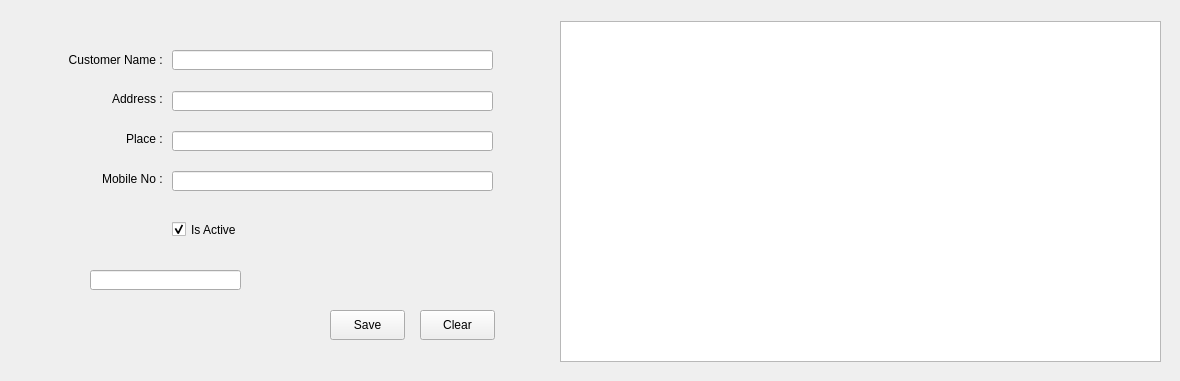
<?xml version="1.0" encoding="UTF-8"?>
<ui version="4.0">
 <class>Customer</class>
 <widget class="QDialog" name="Customer">
  <property name="geometry">
   <rect>
    <x>0</x>
    <y>0</y>
    <width>1180</width>
    <height>381</height>
   </rect>
  </property>
  <property name="windowTitle">
   <string>Customer</string>
  </property>
  <widget class="QPushButton" name="pBSave">
   <property name="geometry">
    <rect>
     <x>330</x>
     <y>310</y>
     <width>75</width>
     <height>30</height>
    </rect>
   </property>
   <property name="sizePolicy">
    <sizepolicy hsizetype="Minimum" vsizetype="Fixed">
     <horstretch>0</horstretch>
     <verstretch>0</verstretch>
    </sizepolicy>
   </property>
   <property name="minimumSize">
    <size>
     <width>0</width>
     <height>30</height>
    </size>
   </property>
   <property name="text">
    <string>Save</string>
   </property>
   <property name="autoDefault">
    <bool>false</bool>
   </property>
  </widget>
  <widget class="QPushButton" name="pBCancel">
   <property name="geometry">
    <rect>
     <x>420</x>
     <y>310</y>
     <width>75</width>
     <height>30</height>
    </rect>
   </property>
   <property name="sizePolicy">
    <sizepolicy hsizetype="Minimum" vsizetype="Fixed">
     <horstretch>0</horstretch>
     <verstretch>0</verstretch>
    </sizepolicy>
   </property>
   <property name="minimumSize">
    <size>
     <width>0</width>
     <height>30</height>
    </size>
   </property>
   <property name="text">
    <string>Clear</string>
   </property>
   <property name="autoDefault">
    <bool>false</bool>
   </property>
  </widget>
  <widget class="QLineEdit" name="lECustomerName">
   <property name="geometry">
    <rect>
     <x>172</x>
     <y>50</y>
     <width>321</width>
     <height>20</height>
    </rect>
   </property>
  </widget>
  <widget class="QLabel" name="lblAddress">
   <property name="geometry">
    <rect>
     <x>80</x>
     <y>91</y>
     <width>86</width>
     <height>16</height>
    </rect>
   </property>
   <property name="text">
    <string>Address : </string>
   </property>
   <property name="alignment">
    <set>Qt::AlignRight|Qt::AlignTrailing|Qt::AlignVCenter</set>
   </property>
  </widget>
  <widget class="QLineEdit" name="lEAddress">
   <property name="geometry">
    <rect>
     <x>172</x>
     <y>91</y>
     <width>321</width>
     <height>20</height>
    </rect>
   </property>
  </widget>
  <widget class="QLabel" name="lblCustomer">
   <property name="geometry">
    <rect>
     <x>45</x>
     <y>50</y>
     <width>121</width>
     <height>20</height>
    </rect>
   </property>
   <property name="text">
    <string>Customer Name : </string>
   </property>
   <property name="alignment">
    <set>Qt::AlignRight|Qt::AlignTrailing|Qt::AlignVCenter</set>
   </property>
  </widget>
  <widget class="QLineEdit" name="lEPlace">
   <property name="geometry">
    <rect>
     <x>172</x>
     <y>131</y>
     <width>321</width>
     <height>20</height>
    </rect>
   </property>
  </widget>
  <widget class="QLabel" name="lblPlace">
   <property name="geometry">
    <rect>
     <x>80</x>
     <y>131</y>
     <width>86</width>
     <height>16</height>
    </rect>
   </property>
   <property name="text">
    <string>Place : </string>
   </property>
   <property name="alignment">
    <set>Qt::AlignRight|Qt::AlignTrailing|Qt::AlignVCenter</set>
   </property>
  </widget>
  <widget class="QLabel" name="lblMobileNo">
   <property name="geometry">
    <rect>
     <x>80</x>
     <y>171</y>
     <width>86</width>
     <height>16</height>
    </rect>
   </property>
   <property name="text">
    <string>Mobile No : </string>
   </property>
   <property name="alignment">
    <set>Qt::AlignRight|Qt::AlignTrailing|Qt::AlignVCenter</set>
   </property>
  </widget>
  <widget class="QLineEdit" name="lEMobileNo">
   <property name="geometry">
    <rect>
     <x>172</x>
     <y>171</y>
     <width>321</width>
     <height>20</height>
    </rect>
   </property>
  </widget>
  <widget class="QCheckBox" name="chkStatus">
   <property name="geometry">
    <rect>
     <x>172</x>
     <y>221</y>
     <width>91</width>
     <height>17</height>
    </rect>
   </property>
   <property name="sizePolicy">
    <sizepolicy hsizetype="Fixed" vsizetype="Fixed">
     <horstretch>0</horstretch>
     <verstretch>0</verstretch>
    </sizepolicy>
   </property>
   <property name="text">
    <string>Is Active</string>
   </property>
   <property name="checked">
    <bool>true</bool>
   </property>
  </widget>
  <widget class="QTableView" name="tableList">
   <property name="geometry">
    <rect>
     <x>560</x>
     <y>21</y>
     <width>601</width>
     <height>341</height>
    </rect>
   </property>
   <property name="selectionMode">
    <enum>QAbstractItemView::SingleSelection</enum>
   </property>
   <property name="selectionBehavior">
    <enum>QAbstractItemView::SelectRows</enum>
   </property>
   <attribute name="horizontalHeaderStretchLastSection">
    <bool>true</bool>
   </attribute>
  </widget>
  <widget class="QLineEdit" name="lECustomerNo">
   <property name="geometry">
    <rect>
     <x>90</x>
     <y>270</y>
     <width>151</width>
     <height>20</height>
    </rect>
   </property>
  </widget>
 </widget>
 <resources/>
 <connections/>
</ui>
